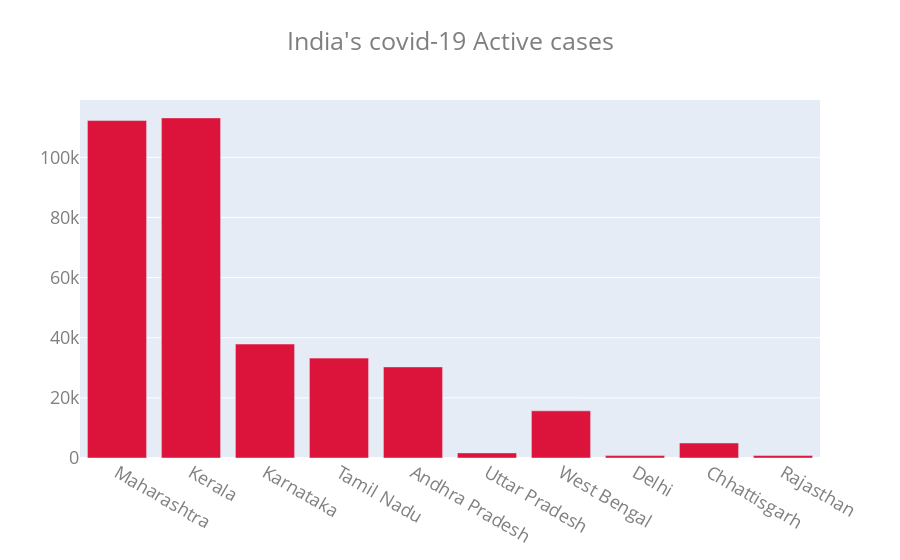

The cell this chart's notebook holds for it:
### Markdown cell above
## 4) Plot a Bar Chart with India's covid-19 Active cases ( Max. 10 States )

### Code cell
States = ['Maharashtra','Kerala','Karnataka','Tamil Nadu','Andhra Pradesh','Uttar Pradesh','West Bengal','Delhi','Chhattisgarh','Rajasthan']
Active_cases = [112231 , 113120, 37906 , 33224 , 30300, 1697 ,15690 ,798 , 4993, 815]

fig = go.Figure([go.Bar(x=States, y=Active_cases, marker_color='crimson')])
fig.update_layout(font=dict(size=18,color="#7f7f7f"))
fig.update_layout(title_text= "India's covid-19 Active cases", title_x=0.5)
fig.show()

### Figure 1 — Plotly figure (JSON) as saved in the notebook; plotly's stock layout.template omitted (floating-point values rounded to 4 significant figures)
{"data": [{"marker": {"color": "crimson"}, "type": "bar", "x": ["Maharashtra", "Kerala", "Karnataka", "Tamil Nadu", "Andhra Pradesh", "Uttar Pradesh", "West Bengal", "Delhi", "Chhattisgarh", "Rajasthan"], "y": [112231, 113120, 37906, 33224, 30300, 1697, 15690, 798, 4993, 815]}], "layout": {"font": {"color": "#7f7f7f", "size": 18}, "title": {"text": "India's covid-19 Active cases", "x": 0.5}}}
